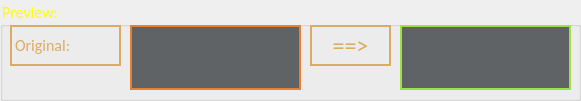
   <widget class="QGroupBox" name="Preview_group">
    <property name="geometry">
     <rect>
      <x>10</x>
      <y>440</y>
      <width>581</width>
      <height>101</height>
     </rect>
    </property>
    <property name="font">
     <font>
      <family>Calibri</family>
      <pointsize>12</pointsize>
      <weight>50</weight>
      <bold>false</bold>
     </font>
    </property>
    <property name="styleSheet">
     <string notr="true">color:yellow</string>
    </property>
    <property name="title">
     <string>Preview:</string>
    </property>
    <widget class="QLabel" name="Label_Original">
     <property name="geometry">
      <rect>
       <x>10</x>
       <y>25</y>
       <width>111</width>
       <height>41</height>
      </rect>
     </property>
     <property name="sizePolicy">
      <sizepolicy hsizetype="Expanding" vsizetype="Expanding">
       <horstretch>0</horstretch>
       <verstretch>0</verstretch>
      </sizepolicy>
     </property>
     <property name="font">
      <font>
       <family>Calibri</family>
       <pointsize>12</pointsize>
       <weight>50</weight>
       <bold>false</bold>
       <stylestrategy>PreferDefault</stylestrategy>
       <kerning>true</kerning>
      </font>
     </property>
     <property name="contextMenuPolicy">
      <enum>Qt::DefaultContextMenu</enum>
     </property>
     <property name="statusTip">
      <string/>
     </property>
     <property name="styleSheet">
      <string notr="true">color:#D9AC63</string>
     </property>
     <property name="frameShape">
      <enum>QFrame::WinPanel</enum>
     </property>
     <property name="text">
      <string>Original:</string>
     </property>
     <property name="textFormat">
      <enum>Qt::AutoText</enum>
     </property>
     <property name="alignment">
      <set>Qt::AlignLeading|Qt::AlignLeft|Qt::AlignVCenter</set>
     </property>
     <property name="wordWrap">
      <bool>true</bool>
     </property>
    </widget>
    <widget class="QLabel" name="Label_arrow">
     <property name="geometry">
      <rect>
       <x>310</x>
       <y>25</y>
       <width>81</width>
       <height>41</height>
      </rect>
     </property>
     <property name="sizePolicy">
      <sizepolicy hsizetype="Expanding" vsizetype="Expanding">
       <horstretch>0</horstretch>
       <verstretch>0</verstretch>
      </sizepolicy>
     </property>
     <property name="font">
      <font>
       <family>Calibri</family>
       <pointsize>18</pointsize>
       <weight>50</weight>
       <bold>false</bold>
       <stylestrategy>PreferDefault</stylestrategy>
       <kerning>true</kerning>
      </font>
     </property>
     <property name="contextMenuPolicy">
      <enum>Qt::DefaultContextMenu</enum>
     </property>
     <property name="statusTip">
      <string/>
     </property>
     <property name="styleSheet">
      <string notr="true">color:#D9AC63;</string>
     </property>
     <property name="frameShape">
      <enum>QFrame::WinPanel</enum>
     </property>
     <property name="text">
      <string>==&gt;</string>
     </property>
     <property name="textFormat">
      <enum>Qt::AutoText</enum>
     </property>
     <property name="alignment">
      <set>Qt::AlignCenter</set>
     </property>
     <property name="wordWrap">
      <bool>true</bool>
     </property>
    </widget>
    <widget class="QTextBrowser" name="lineEdit_Preview_O">
     <property name="geometry">
      <rect>
       <x>130</x>
       <y>25</y>
       <width>171</width>
       <height>65</height>
      </rect>
     </property>
     <property name="font">
      <font>
       <family>Calibri</family>
       <pointsize>12</pointsize>
       <weight>50</weight>
       <bold>false</bold>
      </font>
     </property>
     <property name="styleSheet">
      <string notr="true">color:#E7802F;background-color:#606365</string>
     </property>
     <property name="frameShape">
      <enum>QFrame::WinPanel</enum>
     </property>
     <property name="frameShadow">
      <enum>QFrame::Plain</enum>
     </property>
    </widget>
    <widget class="QTextBrowser" name="lineEdit_Preview_R">
     <property name="geometry">
      <rect>
       <x>400</x>
       <y>25</y>
       <width>171</width>
       <height>65</height>
      </rect>
     </property>
     <property name="font">
      <font>
       <family>Calibri</family>
       <pointsize>12</pointsize>
       <weight>50</weight>
       <bold>false</bold>
      </font>
     </property>
     <property name="styleSheet">
      <string notr="true">color:#9DE147;background-color:#606365</string>
     </property>
     <property name="frameShape">
      <enum>QFrame::WinPanel</enum>
     </property>
     <property name="frameShadow">
      <enum>QFrame::Plain</enum>
     </property>
    </widget>
   </widget>
